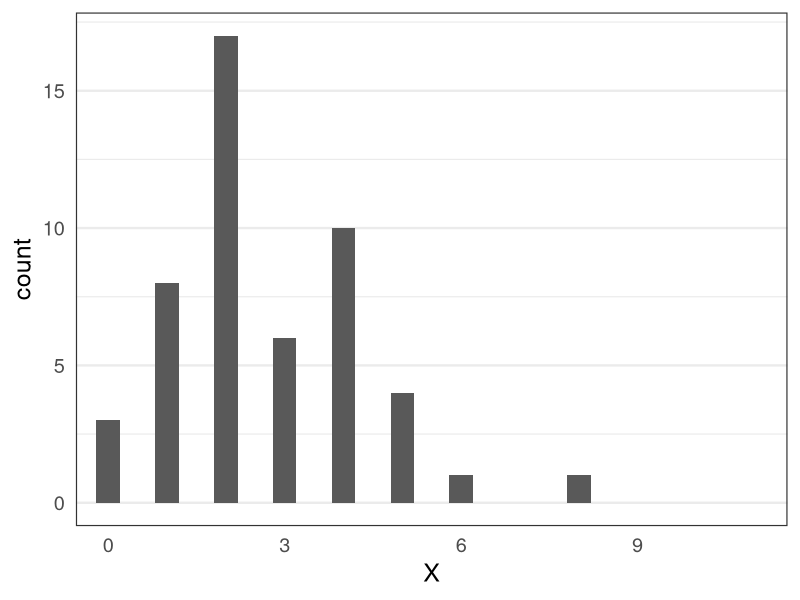
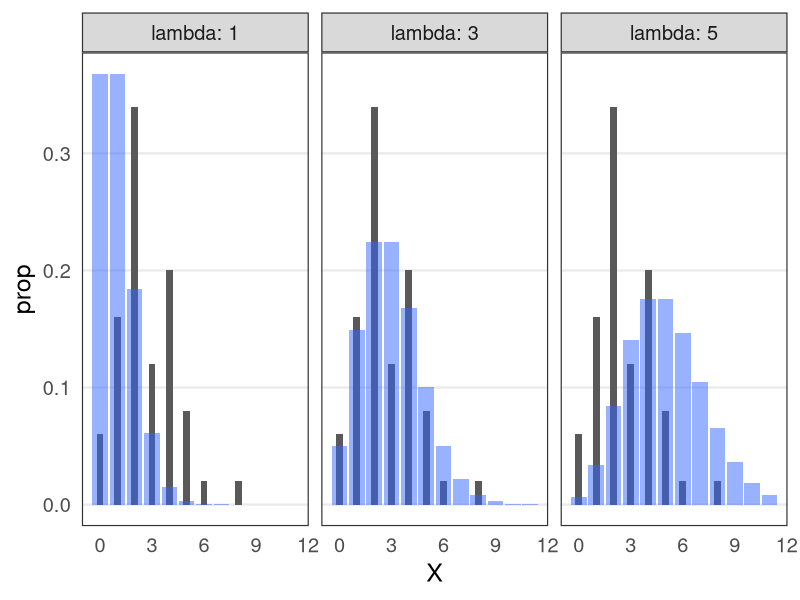
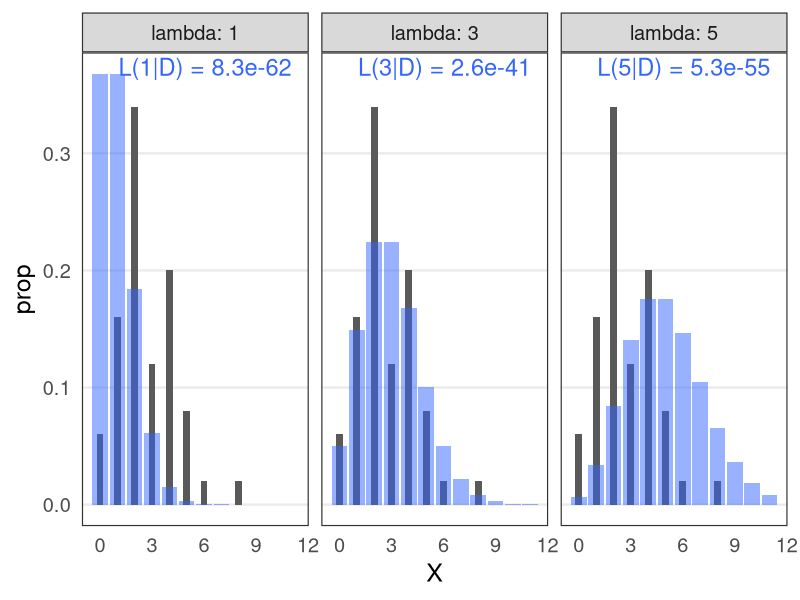
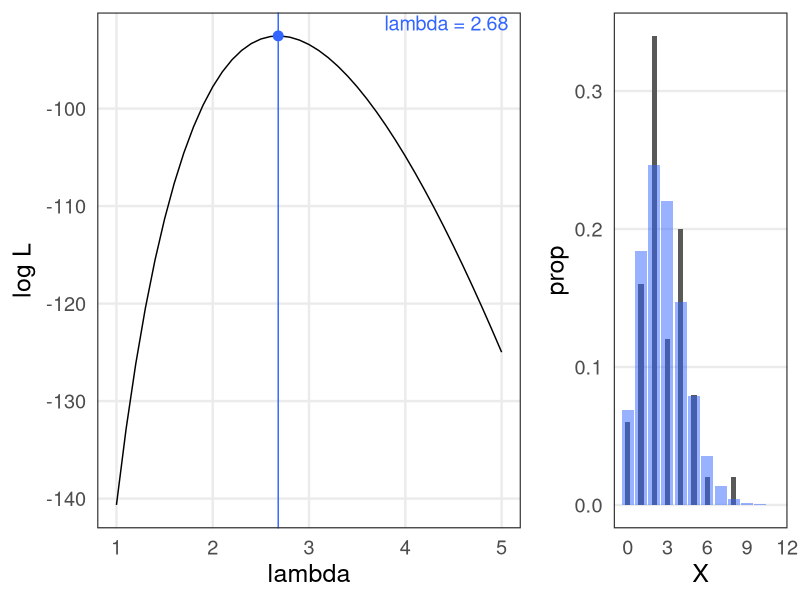
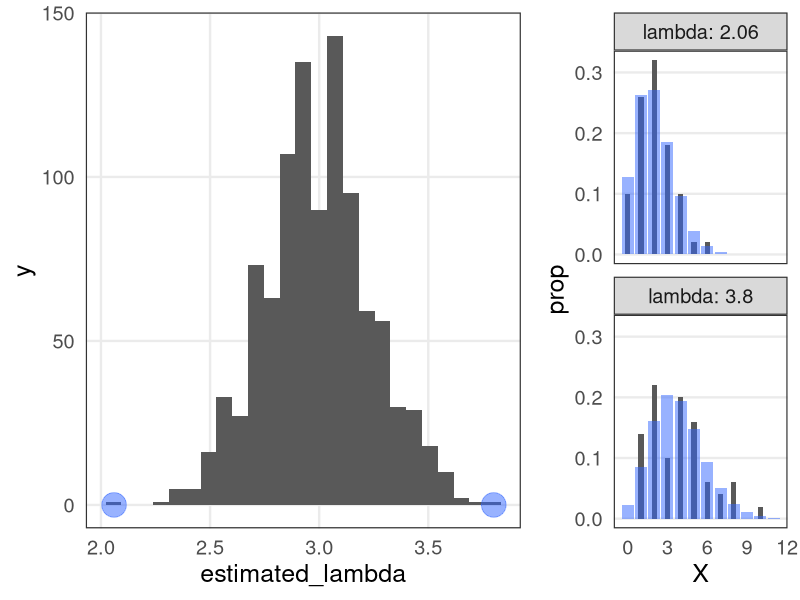
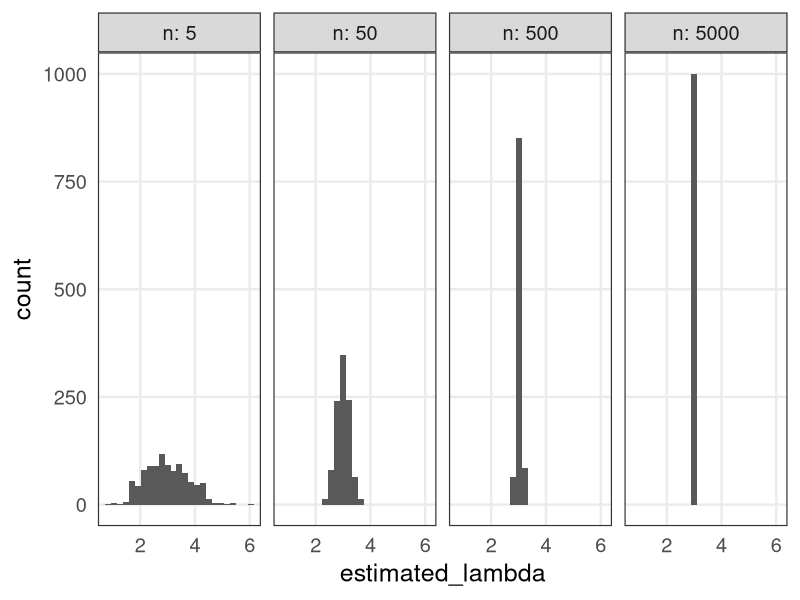

The R script that drew these images, in order:
## ---- chunk 1
#| file: "setup.R"
#| message: !expr 'NA'
#| include: false
## ---- chunk 2
#| include: false
library(ggplot2)
library(tibble)
library(dplyr)
library(tidyr)
knitr::opts_chunk$set(cache = TRUE, autodep = TRUE)
## ---- chunk 3
#| echo: false
set.seed(24601)
df_rpois = tibble::tibble(X = rpois(50L, 3))
max_x = 11L
df_dpois = purrr::map_dfr(c(1, 3, 5), ~ {
  tibble(lambda = .x, X = seq.int(0L, max_x), Prob = dpois(X, lambda))
})
## ---- chunk 4
#| echo: false
#| fig.height: 4
#| fig.width: 4
ggplot(df_rpois) +
  aes(X) +
  geom_bar(width = 0.4) +
  coord_cartesian(xlim = c(0, max_x)) +
  theme_bw(base_size = 18) +
  theme(
    panel.grid.minor.x = element_blank(), panel.grid.major.x = element_blank(),
    axis.ticks = element_blank()
  )
## ---- chunk 5
#| echo: false
#| fig.height: 4
#| fig.width: 11
p_pois = ggplot(df_rpois) +
  aes(X) +
  geom_bar(aes(y = after_stat(prop)), width = 0.4) +
  geom_col(data = df_dpois, aes(y = Prob), alpha = 0.5, fill = "#3366ff") +
  facet_wrap(vars(lambda), nrow = 1L, labeller = label_both) +
  theme_bw(base_size = 18) +
  theme(
    panel.grid.minor.x = element_blank(), panel.grid.minor.y = element_blank(),
    panel.grid.major.x = element_blank(), axis.ticks = element_blank()
  )
p_pois
## ---- chunk 6
#| echo: false
#| fig.height: 4
#| fig.width: 11
df_likelihood = df_rpois |>
  dplyr::left_join(df_dpois, by = "X") |>
  dplyr::group_by(lambda) |>
  dplyr::summarize(L = prod(Prob)) |>
  dplyr::mutate(logL = log(L), label = sprintf("L(%.0f|D) = %.1e", lambda, L))
p_pois +
  geom_text(data = df_likelihood, aes(label = label), x = Inf, y = Inf, hjust = 1.1, vjust = 1.3, size = 6, color = "#3366ff")
## ---- chunk 7
#| echo: false
#| fig.height: 3
#| fig.width: 10
count_rpois = df_rpois |> dplyr::count(X)
calc_likelihood_rpois = function(lambda) {
  prod(dpois(count_rpois[["X"]], lambda)**count_rpois[["n"]])
}
X_mle = mean(df_rpois[["X"]])
L_mle = calc_likelihood_rpois(X_mle)
p_mle = tibble::tibble(lambda = seq(1, 5, 0.1), L = purrr::map_dbl(lambda, calc_likelihood_rpois)) |>
  dplyr::mutate(logL = log(L)) |>
  ggplot() +
  aes(lambda, logL) +
  geom_line() +
  geom_vline(xintercept = X_mle, color = "#3366ff") +
  annotate("point", x = X_mle, y = log(L_mle), size = 3, color = "#3366ff") +
  annotate("text", x = Inf, y = Inf, hjust = 1.1, vjust = 1.2, size = 5, color = "#3366ff", label = sprintf("lambda = %.2f", X_mle)) +
  labs(y = "log L") +
  theme_bw(base_size = 18) +
  theme(
    panel.grid.minor.x = element_blank(), panel.grid.minor.y = element_blank(),
    axis.ticks = element_blank()
  )

df_dpois = tibble(lambda = X_mle, X = seq(0, 11), Prob = dpois(X, lambda))
p_pois = ggplot(df_rpois) +
  aes(X) +
  geom_bar(aes(y = after_stat(prop)), width = 0.4) +
  geom_col(data = df_dpois, aes(y = Prob), alpha = 0.5, fill = "#3366ff") +
  theme_bw(base_size = 18) +
  theme(
    panel.grid.minor.x = element_blank(), panel.grid.minor.y = element_blank(),
    panel.grid.major.x = element_blank(), axis.ticks = element_blank()
  )

cowplot::plot_grid(p_mle, p_pois, nrow = 1L, rel_widths = c(2, 1))
## ---- chunk 8
#| echo: false
#| fig.height: 5
#| fig.width: 11
nrep = 1000L
df_repl = tibble::tibble(X = rpois(50L * nrep, 3), repl = rep(seq_len(nrep), each = 50L))
df_sum = df_repl |>
  dplyr::group_by(repl) |>
  dplyr::summarize(lambda = mean(X))
df_minmax = dplyr::bind_rows(dplyr::slice_max(df_sum, lambda), dplyr::slice_min(df_sum, lambda))

p_repl = df_sum |>
  ggplot() +
  aes(lambda) +
  geom_histogram(bins = 25, center = 3) +
  annotate("point", x = df_minmax$lambda, y = 0, color = "#3366ff", size = 8, alpha = 0.5) +
  labs(x = "estimated_lambda") +
  theme_bw(base_size = 18) +
  theme(
    panel.grid.minor.x = element_blank(), panel.grid.minor.y = element_blank(),
    axis.ticks = element_blank()
  )

df_dpois = tidyr::crossing(lambda = df_minmax$lambda, X = seq(0, 11)) |>
  dplyr::mutate(Prob = dpois(X, lambda))
p_minmax = df_repl |>
  dplyr::filter(repl %in% df_minmax$repl) |>
  dplyr::left_join(df_minmax, by = "repl") |>
  ggplot() +
  aes(X) +
  geom_bar(aes(y = after_stat(prop)), width = 0.4) +
  geom_col(data = df_dpois, aes(y = Prob), alpha = 0.5, fill = "#3366ff") +
  facet_wrap(vars(lambda), ncol = 1L, labeller = label_both) +
  theme_bw(base_size = 18) +
  theme(
    panel.grid.minor.x = element_blank(), panel.grid.minor.y = element_blank(),
    panel.grid.major.x = element_blank(), axis.ticks = element_blank()
  )

cowplot::plot_grid(p_repl, p_minmax, nrow = 1L, rel_widths = c(2, 1))
## ---- chunk 9
#| echo: false
#| fig.height: 4
#| fig.width: 11
nrep = 1000L
purrr::map_dfr(c(5, 50, 500, 5000), ~ {
  tibble::tibble(X = rpois(.x * nrep, 3), repl = rep(seq_len(nrep), each = .x)) |>
    dplyr::group_by(repl) |>
    dplyr::summarize(estimated_lambda = mean(X)) |>
    dplyr::mutate(n = .x)
}) |>
  ggplot() +
  aes(estimated_lambda) +
  geom_histogram(bins = 25, center = 3) +
  facet_wrap(vars(n), nrow = 1L, labeller = label_both) +
  theme_bw(base_size = 18) +
  theme(
    panel.grid.minor.x = element_blank(), panel.grid.minor.y = element_blank(),
    axis.ticks = element_blank()
  )
## ---- chunk 10
#| include: false
get_likelihood = function(p, k = 3, n = 10) {
  choose(n, k) * p**k * (1 - p)**(n - k)
  # dbinom(k, n, p)
}

get_likelihood(0.2)
